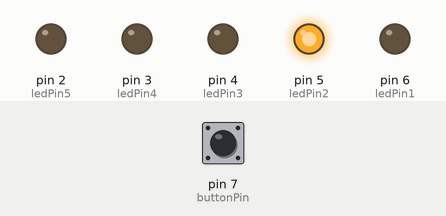
The sketch below on a simulated Arduino Uno, built with avr-gcc and run on an emulated ATmega328P. Shown: output pins drawn as LEDs (lit = HIGH). The inputs (shaded band) are chosen by the test bench; at power-on: pin 7 (buttonPin) HIGH. What the sketch prints to the serial monitor is not drawn.

Above: at 1.2 s.
1.3 s: pin 7 (buttonPin) pulled LOW for 1 s
At 4.5 s:
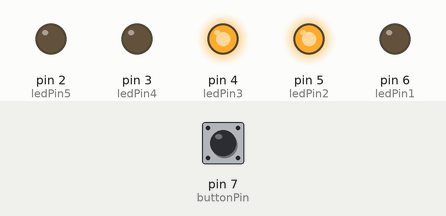
5.3 s: pin 7 (buttonPin) pulled LOW for 3.2 s
At 8.0 s:
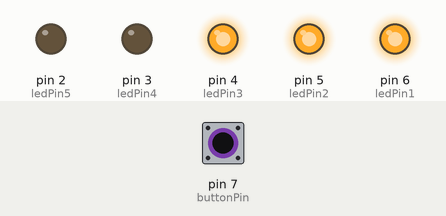
10.0 s: pin 7 (buttonPin) pulled LOW for 0.15 s
At 14.8 s:
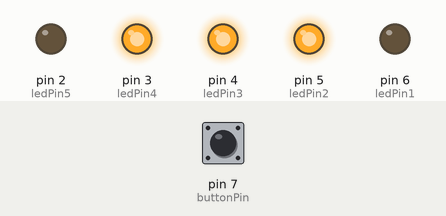
Timing chart, 0 to 21.7 s (numbered marks = the images above; inputs shaded):
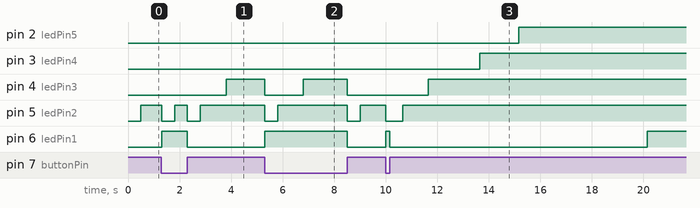

The sketch:

arduino_morse.ino
```cpp
#include <SoftwareSerial.h>

// 0 = DOT
// 1 = DASH
// 2 = SHORT PAUSE
// 3 = MEDIUM PAUSE
// 4 = LONG PAUSE

//Button pressed     = 0
//Button not pressed = 1

const int buttonPin = 7;
const int ledPin1 = 6;
const int ledPin2 = 5;
const int ledPin3 = 4;
const int ledPin4 = 3;
const int ledPin5 = 2;
const int timeInterval = 500;

int buttonState = 1; //Button is currently not pressed
int lastButtonState = 1;
long timeChanged = millis();
long timeSinceChange = 0;


void setup() {
  Serial.begin(9600);
  pinMode(buttonPin, INPUT);
  pinMode(ledPin1, OUTPUT);
  pinMode(ledPin2, OUTPUT);
  pinMode(ledPin3, OUTPUT);
  pinMode(ledPin4, OUTPUT);
  pinMode(ledPin5, OUTPUT);
}


void loop() {
  buttonState = digitalRead(buttonPin);
  if(buttonState != lastButtonState){
    delay(7);
    buttonState = digitalRead(buttonPin);
    if(buttonState != lastButtonState){
      if(buttonState == 0){ //Button is currently pressed
        if(timeSinceChange >= 20*timeInterval){
          Serial.print(5);
        }
        else if(timeSinceChange >= 10*timeInterval){
          Serial.print(4);
        }
        else if(timeSinceChange >= 7*timeInterval){
          Serial.print(3);
        }
        else if(timeSinceChange >= 3*timeInterval){
          Serial.print(2);
        }
      }
      else{//Button is currently not pressed
        if(timeSinceChange >= 3*timeInterval){
          Serial.print(1);
        }
        else if(timeSinceChange >= timeInterval){
          Serial.print(0);
        }
      }
      timeChanged = millis();

    }
  }


  timeSinceChange = millis() - timeChanged;
  if(timeSinceChange >= timeInterval){
    digitalWrite(ledPin2, HIGH);
  }
  else{
    digitalWrite(ledPin2, LOW);
  }

  if(timeSinceChange >= 3*timeInterval){
    digitalWrite(ledPin3, HIGH);
  }
  else{
    digitalWrite(ledPin3, LOW);
  }

  if(timeSinceChange >= 7*timeInterval && buttonState == 1){
    digitalWrite(ledPin4, HIGH);
  }
  else{
    digitalWrite(ledPin4, LOW);
  }

  if(timeSinceChange >= 10*timeInterval && buttonState == 1){
    digitalWrite(ledPin5, HIGH);
  }
  else{
    digitalWrite(ledPin5, LOW);
  }

  if(buttonState == 0 || timeSinceChange >= 20*timeInterval){
    digitalWrite(ledPin1, HIGH);
  }
  else{
    digitalWrite(ledPin1, LOW);
  }

  lastButtonState = buttonState;

}
```

Measured:
- after the input at 1.3 s, pin 2 (ledPin5): stays LOW (without the input it goes to HIGH after 3.7 s); pin 3 (ledPin4): stays LOW (without the input it goes to HIGH after 2.2 s)
- after the input at 5.3 s, pin 2 (ledPin5): stays LOW (without the input it goes to HIGH after 2.0 s); pin 3 (ledPin4): stays LOW (without the input it goes to HIGH after 0.51 s)
- after the input at 10.0 s, pin 2 (ledPin5): LOW → HIGH after 5.2 s instead of 3.5 s; pin 3 (ledPin4): LOW → HIGH after 3.7 s instead of 2.0 s; pin 4 (ledPin3): LOW → HIGH after 1.7 s instead of 0.01 s; pin 5 (ledPin2): HIGH → LOW at once, → HIGH 0.65 s later; pin 6 (ledPin1): LOW → HIGH after 0.01 s instead of 8.5 s
